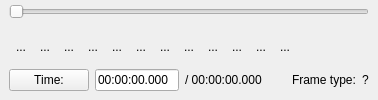
  <widget class="QDockWidget" name="navigationWidget">
   <property name="sizePolicy">
    <sizepolicy hsizetype="Expanding" vsizetype="Preferred">
     <horstretch>0</horstretch>
     <verstretch>0</verstretch>
    </sizepolicy>
   </property>
   <property name="features">
    <set>QDockWidget::NoDockWidgetFeatures</set>
   </property>
   <property name="allowedAreas">
    <set>Qt::BottomDockWidgetArea</set>
   </property>
   <property name="windowTitle">
    <string>Navigation</string>
   </property>
   <attribute name="dockWidgetArea">
    <number>8</number>
   </attribute>
   <widget class="QWidget" name="dockWidgetContents_2">
    <property name="sizePolicy">
     <sizepolicy hsizetype="Expanding" vsizetype="Preferred">
      <horstretch>0</horstretch>
      <verstretch>0</verstretch>
     </sizepolicy>
    </property>
    <layout class="QVBoxLayout" name="verticalLayout_8">
     <property name="spacing">
      <number>0</number>
     </property>
     <property name="leftMargin">
      <number>9</number>
     </property>
     <property name="topMargin">
      <number>1</number>
     </property>
     <property name="rightMargin">
      <number>9</number>
     </property>
     <property name="bottomMargin">
      <number>9</number>
     </property>
     <item>
      <widget class="ADM_QSlider" name="horizontalSlider">
       <property name="sizePolicy">
        <sizepolicy hsizetype="Expanding" vsizetype="Fixed">
         <horstretch>0</horstretch>
         <verstretch>0</verstretch>
        </sizepolicy>
       </property>
       <property name="minimumSize">
        <size>
         <width>0</width>
         <height>22</height>
        </size>
       </property>
       <property name="orientation">
        <enum>Qt::Horizontal</enum>
       </property>
      </widget>
     </item>
     <item>
      <spacer name="verticalSpacer_4">
       <property name="orientation">
        <enum>Qt::Vertical</enum>
       </property>
       <property name="sizeType">
        <enum>QSizePolicy::MinimumExpanding</enum>
       </property>
       <property name="sizeHint" stdset="0">
        <size>
         <width>0</width>
         <height>6</height>
        </size>
       </property>
      </spacer>
     </item>
     <item>
      <layout class="QVBoxLayout" name="verticalLayout">
       <property name="spacing">
        <number>12</number>
       </property>
       <property name="topMargin">
        <number>0</number>
       </property>
       <item>
        <layout class="QHBoxLayout" name="_3">
         <property name="spacing">
          <number>0</number>
         </property>
         <property name="margin">
          <number>0</number>
         </property>
         <item>
          <widget class="QToolButton" name="toolButtonPlay">
           <property name="text">
            <string>...</string>
           </property>
           <property name="icon">
            <iconset resource="avidemux.qrc">
             <normaloff>:/new/prefix1/pics/player_play.png</normaloff>:/new/prefix1/pics/player_play.png</iconset>
           </property>
           <property name="iconSize">
            <size>
             <width>24</width>
             <height>24</height>
            </size>
           </property>
           <property name="autoRaise">
            <bool>true</bool>
           </property>
          </widget>
         </item>
         <item>
          <widget class="QToolButton" name="toolButtonStop">
           <property name="text">
            <string>...</string>
           </property>
           <property name="icon">
            <iconset resource="avidemux.qrc">
             <normaloff>:/new/prefix1/pics/player_stop.png</normaloff>:/new/prefix1/pics/player_stop.png</iconset>
           </property>
           <property name="iconSize">
            <size>
             <width>24</width>
             <height>24</height>
            </size>
           </property>
           <property name="autoRaise">
            <bool>true</bool>
           </property>
          </widget>
         </item>
         <item>
          <widget class="QToolButton" name="toolButtonPreviousFrame">
           <property name="text">
            <string>...</string>
           </property>
           <property name="icon">
            <iconset resource="avidemux.qrc">
             <normaloff>:/new/prefix1/pics/back.png</normaloff>:/new/prefix1/pics/back.png</iconset>
           </property>
           <property name="iconSize">
            <size>
             <width>24</width>
             <height>24</height>
            </size>
           </property>
           <property name="autoRaise">
            <bool>true</bool>
           </property>
          </widget>
         </item>
         <item>
          <widget class="QToolButton" name="toolButtonNextFrame">
           <property name="text">
            <string>...</string>
           </property>
           <property name="icon">
            <iconset resource="avidemux.qrc">
             <normaloff>:/new/prefix1/pics/forward.png</normaloff>:/new/prefix1/pics/forward.png</iconset>
           </property>
           <property name="iconSize">
            <size>
             <width>24</width>
             <height>24</height>
            </size>
           </property>
           <property name="autoRaise">
            <bool>true</bool>
           </property>
          </widget>
         </item>
         <item>
          <widget class="QToolButton" name="toolButtonPreviousIntraFrame">
           <property name="text">
            <string>...</string>
           </property>
           <property name="icon">
            <iconset resource="avidemux.qrc">
             <normaloff>:/new/prefix1/pics/player_rew.png</normaloff>:/new/prefix1/pics/player_rew.png</iconset>
           </property>
           <property name="iconSize">
            <size>
             <width>24</width>
             <height>24</height>
            </size>
           </property>
           <property name="autoRaise">
            <bool>true</bool>
           </property>
          </widget>
         </item>
         <item>
          <widget class="QToolButton" name="toolButtonNextIntraFrame">
           <property name="text">
            <string>...</string>
           </property>
           <property name="icon">
            <iconset resource="avidemux.qrc">
             <normaloff>:/new/prefix1/pics/player_fwd.png</normaloff>:/new/prefix1/pics/player_fwd.png</iconset>
           </property>
           <property name="iconSize">
            <size>
             <width>24</width>
             <height>24</height>
            </size>
           </property>
           <property name="autoRaise">
            <bool>true</bool>
           </property>
          </widget>
         </item>
         <item>
          <widget class="QToolButton" name="toolButtonSetMarkerA">
           <property name="text">
            <string>...</string>
           </property>
           <property name="icon">
            <iconset resource="avidemux.qrc">
             <normaloff>:/new/prefix1/pics/markA.png</normaloff>:/new/prefix1/pics/markA.png</iconset>
           </property>
           <property name="iconSize">
            <size>
             <width>24</width>
             <height>24</height>
            </size>
           </property>
           <property name="autoRaise">
            <bool>true</bool>
           </property>
          </widget>
         </item>
         <item>
          <widget class="QToolButton" name="toolButtonSetMarkerB">
           <property name="text">
            <string>...</string>
           </property>
           <property name="icon">
            <iconset resource="avidemux.qrc">
             <normaloff>:/new/prefix1/pics/markB.png</normaloff>:/new/prefix1/pics/markB.png</iconset>
           </property>
           <property name="iconSize">
            <size>
             <width>24</width>
             <height>24</height>
            </size>
           </property>
           <property name="autoRaise">
            <bool>true</bool>
           </property>
          </widget>
         </item>
         <item>
          <widget class="QToolButton" name="toolButtonPreviousBlackFrame">
           <property name="text">
            <string>...</string>
           </property>
           <property name="icon">
            <iconset resource="avidemux.qrc">
             <normaloff>:/new/prefix1/pics/prev_black.png</normaloff>:/new/prefix1/pics/prev_black.png</iconset>
           </property>
           <property name="iconSize">
            <size>
             <width>24</width>
             <height>24</height>
            </size>
           </property>
           <property name="autoRaise">
            <bool>true</bool>
           </property>
          </widget>
         </item>
         <item>
          <widget class="QToolButton" name="toolButtonNextBlackFrame">
           <property name="text">
            <string>...</string>
           </property>
           <property name="icon">
            <iconset resource="avidemux.qrc">
             <normaloff>:/new/prefix1/pics/next_black.png</normaloff>:/new/prefix1/pics/next_black.png</iconset>
           </property>
           <property name="iconSize">
            <size>
             <width>24</width>
             <height>24</height>
            </size>
           </property>
           <property name="autoRaise">
            <bool>true</bool>
           </property>
          </widget>
         </item>
         <item>
          <widget class="QToolButton" name="toolButtonFirstFrame">
           <property name="text">
            <string>...</string>
           </property>
           <property name="icon">
            <iconset resource="avidemux.qrc">
             <normaloff>:/new/prefix1/pics/player_start.png</normaloff>:/new/prefix1/pics/player_start.png</iconset>
           </property>
           <property name="iconSize">
            <size>
             <width>24</width>
             <height>24</height>
            </size>
           </property>
           <property name="autoRaise">
            <bool>true</bool>
           </property>
          </widget>
         </item>
         <item>
          <widget class="QToolButton" name="toolButtonLastFrame">
           <property name="text">
            <string>...</string>
           </property>
           <property name="icon">
            <iconset resource="avidemux.qrc">
             <normaloff>:/new/prefix1/pics/player_end.png</normaloff>:/new/prefix1/pics/player_end.png</iconset>
           </property>
           <property name="iconSize">
            <size>
             <width>24</width>
             <height>24</height>
            </size>
           </property>
           <property name="autoRaise">
            <bool>true</bool>
           </property>
          </widget>
         </item>
         <item>
          <spacer name="horizontalSpacer_3">
           <property name="orientation">
            <enum>Qt::Horizontal</enum>
           </property>
           <property name="sizeType">
            <enum>QSizePolicy::Expanding</enum>
           </property>
           <property name="sizeHint" stdset="0">
            <size>
             <width>0</width>
             <height>0</height>
            </size>
           </property>
          </spacer>
         </item>
        </layout>
       </item>
       <item>
        <layout class="QHBoxLayout" name="_4">
         <property name="spacing">
          <number>6</number>
         </property>
         <property name="margin">
          <number>0</number>
         </property>
         <item>
          <widget class="QPushButton" name="pushButtonTime">
           <property name="text">
            <string>Time:</string>
           </property>
          </widget>
         </item>
         <item>
          <widget class="QLineEdit" name="currentTime">
           <property name="sizePolicy">
            <sizepolicy hsizetype="Fixed" vsizetype="Fixed">
             <horstretch>0</horstretch>
             <verstretch>0</verstretch>
            </sizepolicy>
           </property>
           <property name="maximumSize">
            <size>
             <width>84</width>
             <height>16777215</height>
            </size>
           </property>
           <property name="text">
            <string>00:00:00.000</string>
           </property>
           <property name="maxLength">
            <number>12</number>
           </property>
           <property name="readOnly">
            <bool>true</bool>
           </property>
          </widget>
         </item>
         <item>
          <widget class="QLabel" name="totalTime">
           <property name="sizePolicy">
            <sizepolicy hsizetype="Minimum" vsizetype="Fixed">
             <horstretch>0</horstretch>
             <verstretch>0</verstretch>
            </sizepolicy>
           </property>
           <property name="text">
            <string>/ 00:00:00.000</string>
           </property>
          </widget>
         </item>
         <item>
          <spacer>
           <property name="orientation">
            <enum>Qt::Horizontal</enum>
           </property>
           <property name="sizeType">
            <enum>QSizePolicy::Fixed</enum>
           </property>
           <property name="sizeHint" stdset="0">
            <size>
             <width>24</width>
             <height>0</height>
            </size>
           </property>
          </spacer>
         </item>
         <item>
          <widget class="QLabel" name="label_10">
           <property name="sizePolicy">
            <sizepolicy hsizetype="Preferred" vsizetype="Fixed">
             <horstretch>0</horstretch>
             <verstretch>0</verstretch>
            </sizepolicy>
           </property>
           <property name="text">
            <string>Frame type:</string>
           </property>
          </widget>
         </item>
         <item>
          <widget class="QLabel" name="label_8">
           <property name="sizePolicy">
            <sizepolicy hsizetype="Minimum" vsizetype="Fixed">
             <horstretch>0</horstretch>
             <verstretch>0</verstretch>
            </sizepolicy>
           </property>
           <property name="text">
            <string>?</string>
           </property>
          </widget>
         </item>
         <item>
          <spacer>
           <property name="orientation">
            <enum>Qt::Horizontal</enum>
           </property>
           <property name="sizeType">
            <enum>QSizePolicy::Expanding</enum>
           </property>
           <property name="sizeHint" stdset="0">
            <size>
             <width>0</width>
             <height>0</height>
            </size>
           </property>
          </spacer>
         </item>
        </layout>
       </item>
      </layout>
     </item>
    </layout>
   </widget>
  </widget>
